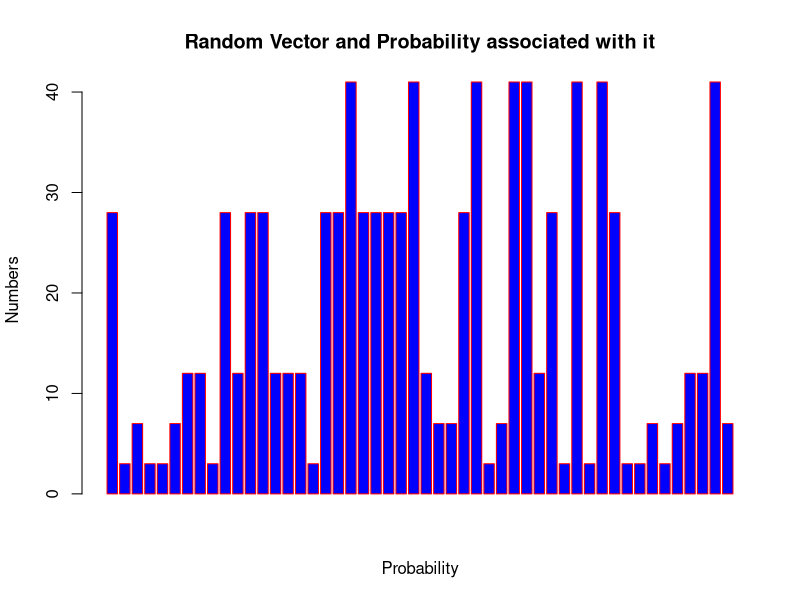

Source code (R): (Note: this script raises an error after producing the figure.)
#In R a simple bar graph can be used to model the probability distribution function.
#Take a random vector and probability associated with it and plot it with a bar graph.
# Create the data for the chart
vec <- sample(c(7,12,28,3,41)
              ,50 , replace = TRUE)
# Plot the bar chart 
barplot(vec,xlab="Probability",ylab="Numbers",col="blue",
        main="Random Vector and Probability associated with it",border="red")
#For the above problem create a cumulative frequency table and plot the cumulative frequency against each sample point mentioned in the vector.
data <- table(vec)
print ("Frequency Table")
print (data)
print ("Cumulative Frequency Table")
cumfreq_data <- cumsum(data)
print (cumfreq_data)
lines(H, cumfreq_data)
#Using some simple commands in R generate the probability values for the binomial
#distribution for the number of children in 10 with blue eyes using p =0.16. Plot the
#obtained result.
k=3
n=10
p=0.16
pbinom(k, n, p)
plot(0:n, pbinom(0:n, size = n, prob = p), type = "l")
#Run the above example with probabilities that a child has blue eyes is 0.05, 0.2, 0.5,
#nd 0.8 and see how this changes the distribution.
k=3
n=10
p=0.05
pbinom(k, n, p)
plot(0:n, pbinom(0:n, size = n, prob = p), type = "l")
##
k=3
n=10
p=0.2
pbinom(k, n, p)
plot(0:n, pbinom(0:n, size = n, prob = p), type = "l")
##
k=3
n=10
p=0.5
pbinom(k, n, p)
plot(0:n, pbinom(0:n, size = n, prob = p), type = "l")
#Consider you have a vector 0:10. Compute poisson distribution with p=0.2. Plot it
#to visulaise the distribution.
plot(dpois(x=0:10,lambda=0.2))